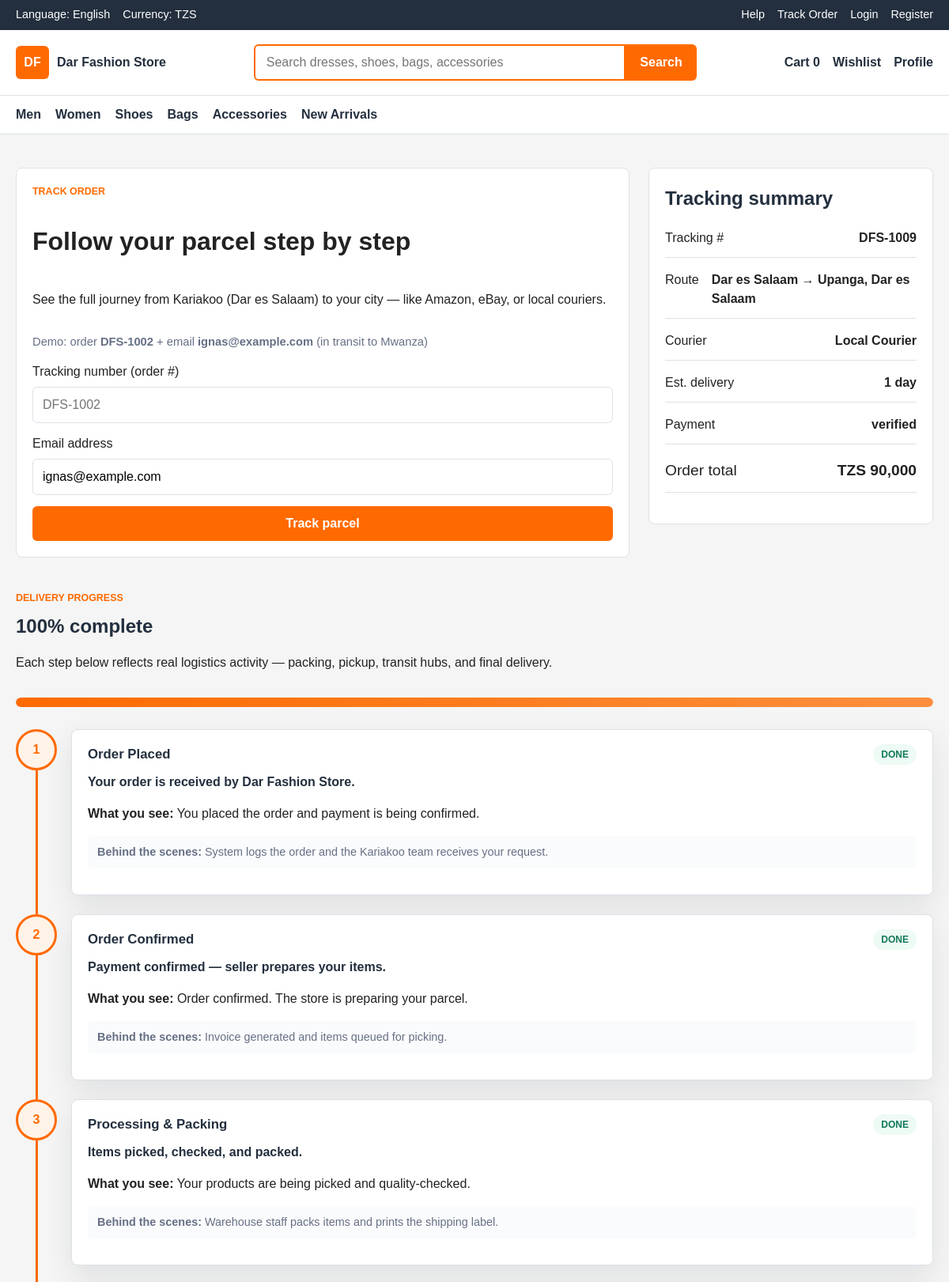
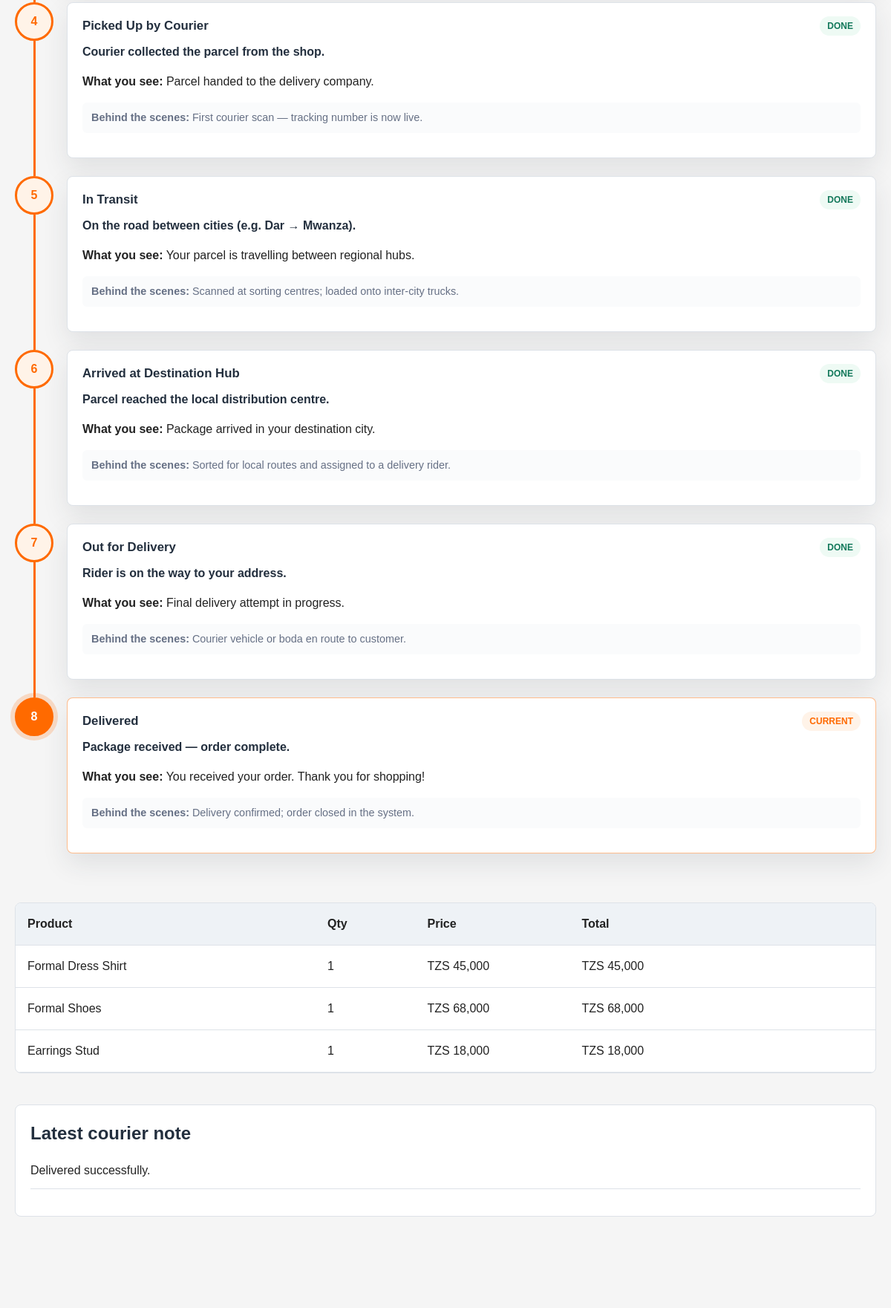
Page /track-order.php?email=ignas@example.com (upper part) on the committed database (2 pictures, top to bottom).
### tables this page shows
CREATE TABLE orders (
    id INT UNSIGNED AUTO_INCREMENT PRIMARY KEY,
    order_number VARCHAR(40) NOT NULL UNIQUE,
    user_id INT UNSIGNED,
    customer_name VARCHAR(120) NOT NULL,
    customer_email VARCHAR(160) NOT NULL,
    customer_phone VARCHAR(30) NOT NULL,
    shipping_address TEXT NOT NULL,
    subtotal DECIMAL(10,2) NOT NULL DEFAULT 0.00,
    delivery_fee DECIMAL(10,2) NOT NULL DEFAULT 0.00,
    total DECIMAL(10,2) NOT NULL,
    status ENUM('pending', 'confirmed', 'processing', 'shipped', 'in_transit', 'out_for_delivery', 'delivered', 'cancelled') NOT NULL DEFAULT 'pending',
    delivery_company VARCHAR(120),
    delivery_notes TEXT,
    estimated_delivery_days INT UNSIGNED NOT NULL DEFAULT 1,
    created_at TIMESTAMP NOT NULL DEFAULT CURRENT_TIMESTAMP,
    updated_at TIMESTAMP NOT NULL DEFAULT CURRENT_TIMESTAMP ON UPDATE CURRENT_TIMESTAMP,
    CONSTRAINT fk_orders_user
        FOREIGN KEY (user_id) REFERENCES users(id)
        ON UPDATE CASCADE
        ON DELETE SET NULL,
    INDEX idx_orders_user (user_id),
    INDEX idx_orders_status (status),
    INDEX idx_orders_created_at (created_at)
);

CREATE TABLE payments (
    id INT UNSIGNED AUTO_INCREMENT PRIMARY KEY,
    order_id INT UNSIGNED NOT NULL,
    method ENUM('mobile_money', 'card_demo', 'cash_on_delivery') NOT NULL,
    amount DECIMAL(10,2) NOT NULL,
    payment_status ENUM('pending', 'verified', 'failed', 'refunded') NOT NULL DEFAULT 'pending',
    transaction_ref VARCHAR(120),
    provider_response TEXT,
    paid_at TIMESTAMP NULL,
    created_at TIMESTAMP NOT NULL DEFAULT CURRENT_TIMESTAMP,
    CONSTRAINT fk_payments_order
        FOREIGN KEY (order_id) REFERENCES orders(id)
        ON UPDATE CASCADE
        ON DELETE CASCADE,
    INDEX idx_payments_order (order_id),
    INDEX idx_payments_status (payment_status)
);

CREATE TABLE order_items (
    id INT UNSIGNED AUTO_INCREMENT PRIMARY KEY,
    order_id INT UNSIGNED NOT NULL,
    product_id INT UNSIGNED,
    product_name VARCHAR(180) NOT NULL,
    quantity INT UNSIGNED NOT NULL,
    price DECIMAL(10,2) NOT NULL,
    line_total DECIMAL(10,2) NOT NULL,
    created_at TIMESTAMP NOT NULL DEFAULT CURRENT_TIMESTAMP,
    CONSTRAINT fk_order_items_order
        FOREIGN KEY (order_id) REFERENCES orders(id)
        ON UPDATE CASCADE
        ON DELETE CASCADE,
    CONSTRAINT fk_order_items_product
        FOREIGN KEY (product_id) REFERENCES products(id)
        ON UPDATE CASCADE
        ON DELETE SET NULL,
    INDEX idx_order_items_order (order_id),
    INDEX idx_order_items_product (product_id)
);

### app/models/OrderTracking.php (called while the page is built, shortened)
<?php
class OrderTracking {
    private $conn;
    public function __construct($db) {
        $this->conn = $db;
    }
    public function tableExists() {
        try {
            $this->conn->query("SELECT 1 FROM order_tracking_events LIMIT 1");
            return true;
        } catch (Throwable $e) {
            return false;
        }
    }
    public function getEvents($orderId) {
        if (!$this->tableExists()) {
            return [];
        }
        $stmt = $this->conn->prepare("
            SELECT * FROM order_tracking_events
            WHERE order_id = ?
            ORDER BY event_at ASC, id ASC
        ");
        $stmt->execute([$orderId]);
        return $stmt->fetchAll(PDO::FETCH_ASSOC);
    }
    public function buildTimeline(array $order) {
        $steps = self::journeySteps();
        $events = $this->getEvents((int) $order['id']);
        $eventsByCode = [];
        $status = $order['status'] ?? 'pending';
        $maxComplete = $this->maxCompletedStepIndex($status, $eventsByCode);
        $timeline = [];
        foreach ($steps as $step) {
            $index = $this->stepLogicalIndex($step['code']);
            $event = $eventsByCode[$step['code']] ?? null;
            if ($index < $maxComplete) {
                $state = 'done';
            } elseif ($index === $maxComplete) {
                $state = 'current';
            } else {
                $state = 'upcoming';
            }
            $timeline[] = [
                'step' => $step,
                'event' => $event,
                'state' => $state,
            ];
        }
        $progress = $status === 'delivered'
            ? 100
            : (int) round(($maxComplete / max(count($steps) - 1, 1)) * 100);
        return [
            'steps' => $timeline,
            'progress' => min(100, max($progress, 5)),
            'cancelled' => false,
            'events' => $events,
        ];
    }
    private function stepLogicalIndex($code) {
        $indices = [
            'pending' => 0,
            'confirmed' => 1,
            'processing' => 2,
            'picked_up' => 3,
            'in_transit' => 4,
            'arrived_at_hub' => 5,
            'out_for_delivery' => 6,
            'delivered' => 7,
        ];
        return $indices[$code] ?? 0;
    }
    private function maxCompletedStepIndex($status, array $eventsByCode) {
        $map = [
            'pending' => 0,
            'confirmed' => 1,
            'processing' => 2,
            'shipped' => 3,
            'in_transit' => 4,
            'out_for_delivery' => 6,
            'delivered' => 7,
        ];
        $index = $map[$status] ?? 0;
        return $index;
    }
}

### public/track-order.php (the view, shortened to what this page needs)
<?php
require_once __DIR__ . '/../app/models/OrderTracking.php';
include __DIR__ . '/../app/includes/header.php';
$database = new Database();
$conn = $database->connect();
$orderNumber = strtoupper(trim($_GET['order_number'] ?? ''));
$email = trim($_GET['email'] ?? '');
$order = null;
$items = [];
$payment = null;
$timeline = ['steps' => [], 'progress' => 0, 'cancelled' => false, 'events' => []];
if (($orderNumber !== '' || $email !== '') && $conn) {
    $sql = "SELECT * FROM orders WHERE 1=1";
    $params = [];
    if ($email !== '') {
        $sql .= " AND customer_email = ?";
        $params[] = $email;
    }
    $sql .= " ORDER BY created_at DESC LIMIT 1";
    $stmt = $conn->prepare($sql);
    $stmt->execute($params);
    $order = $stmt->fetch(PDO::FETCH_ASSOC);
    if ($order) {
        $stmt = $conn->prepare("SELECT * FROM order_items WHERE order_id = ?");
        $stmt->execute([$order['id']]);
        $items = $stmt->fetchAll(PDO::FETCH_ASSOC);
        $stmt = $conn->prepare("SELECT * FROM payments WHERE order_id = ? LIMIT 1");
        $stmt->execute([$order['id']]);
        $payment = $stmt->fetch(PDO::FETCH_ASSOC);
        $tracking = new OrderTracking($conn);
        $timeline = $tracking->buildTimeline($order);
    } else {
        $error = 'No order found. Check the order number and email address.';
    }
}
$etaDays = $order ? (int) ($order['estimated_delivery_days'] ?? 3) : 3;
$etaLabel = $etaDays <= 1 ? '1 day' : ($etaDays . '–' . ($etaDays + 2) . ' days');
?>
<main class="section">
    <div class="container checkout-layout">
        <form class="checkout-form" method="get">
            <p class="section-kicker">Track order</p>
            <h1>Follow your parcel step by step</h1>
            <p>See the full journey from Kariakoo (Dar es Salaam) to your city — like Amazon, eBay, or local couriers.</p>
            <p class="form-hint">Demo: order <strong>DFS-1002</strong> + email <strong>ignas@example.com</strong> (in transit to Mwanza)</p>
            <label>Tracking number (order #)<input name="order_number" value="<?php echo htmlspecialchars($orderNumber); ?>" placeholder="DFS-1002"></label>
            <label>Email address<input type="email" name="email" value="<?php echo htmlspecialchars($email); ?>" placeholder="you@example.com"></label>
            <button class="button button--primary" type="submit">Track parcel</button>
        </form>
        <aside class="summary-panel">
            <h2>Tracking summary</h2>
            <?php if ($order): ?>
                <p><span>Tracking #</span><strong><?php echo htmlspecialchars($order['order_number']); ?></strong></p>
                <p><span>Route</span><strong>Dar es Salaam → <?php echo htmlspecialchars($order['shipping_address']); ?></strong></p>
                <p><span>Courier</span><strong><?php echo htmlspecialchars($order['delivery_company'] ?? 'Assigning courier…'); ?></strong></p>
                <p><span>Est. delivery</span><strong><?php echo htmlspecialchars($etaLabel); ?></strong></p>
                <p><span>Payment</span><strong><?php echo htmlspecialchars($payment['payment_status'] ?? 'pending'); ?></strong></p>
                <p class="summary-total"><span>Order total</span><strong>TZS <?php echo number_format((float) $order['total'], 0); ?></strong></p>
            <?php else: ?>
                <p>Enter your tracking number and email to see live progress.</p>
            <?php endif; ?>
        </aside>
    </div>
    <?php if ($order && !$timeline['cancelled']): ?>
        <section class="container section">
            <div class="tracking-hero">
                <div>
                    <p class="section-kicker">Delivery progress</p>
                    <h2><?php echo (int) $timeline['progress']; ?>% complete</h2>
                    <p>Each step below reflects real logistics activity — packing, pickup, transit hubs, and final delivery.</p>
                </div>
                <div class="tracking-progress-bar" aria-hidden="true">
                    <span style="width: <?php echo (int) $timeline['progress']; ?>%;"></span>
                </div>
            </div>
            <ol class="delivery-timeline">
                <?php foreach ($timeline['steps'] as $item):
                    $step = $item['step'];
                    $event = $item['event'];
                    $state = $item['state'];
                ?>
                    <li class="delivery-timeline__item delivery-timeline__item--<?php echo htmlspecialchars($state); ?>">
                        <div class="delivery-timeline__marker"><?php echo htmlspecialchars($step['icon']); ?></div>
                        <article class="delivery-timeline__card">
                            <div class="delivery-timeline__head">
                                <h3><?php echo htmlspecialchars($step['label']); ?></h3>
                                <span class="delivery-timeline__badge"><?php echo htmlspecialchars(ucfirst($state)); ?></span>
                            </div>
                            <p class="delivery-timeline__summary"><?php echo htmlspecialchars($step['summary']); ?></p>
                            <p><strong>What you see:</strong> <?php echo htmlspecialchars($event['description'] ?? $step['customer']); ?></p>
                            <p class="delivery-timeline__activity"><strong>Behind the scenes:</strong> <?php echo htmlspecialchars($event['activity_note'] ?? $step['activity']); ?></p>
                        </article>
                    </li>
                <?php endforeach; ?>
            </ol>
        </section>
        <section class="container cart-table">
            <div class="cart-row cart-row--head"><span>Product</span><span>Qty</span><span>Price</span><span>Total</span></div>
            <?php foreach ($items as $item): ?>
                <div class="cart-row">
                    <span><?php echo htmlspecialchars($item['product_name']); ?></span>
                    <span><?php echo (int) $item['quantity']; ?></span>
                    <span>TZS <?php echo number_format((float) $item['price'], 0); ?></span>
                    <span>TZS <?php echo number_format((float) $item['line_total'], 0); ?></span>
                </div>
            <?php endforeach; ?>
        </section>
        <?php if (!empty($order['delivery_notes'])): ?>
            <section class="container section">
                <div class="summary-panel">
                    <h2>Latest courier note</h2>
                    <p><?php echo htmlspecialchars($order['delivery_notes']); ?></p>
                </div>
            </section>
        <?php endif; ?>
    <?php elseif ($order && $timeline['cancelled']): ?>
        <section class="container section">
            <p class="alert alert--error">This order was cancelled.</p>
        </section>
    <?php endif; ?>
</main>
<?php include __DIR__ . '/../app/includes/footer.php'; ?>

### rows in the picture
orders: order_number "DFS-1009", shipping_address "Upanga, Dar es Salaam", delivery_company "Local Courier", estimated_delivery_days "1 day", total "90,000", delivery_notes "Delivered successfully."
payments: payment_status "verified"
order_items: product_name "Formal Dress Shirt", quantity "1", price "45,000", line_total "45,000"
order_items: product_name "Formal Shoes", quantity "1", price "68,000", line_total "68,000"
order_items: product_name "Earrings Stud", quantity "1", price "18,000", line_total "18,000"

### other values in the picture
$cartCount "0"
$timeline['progress'] "100"
$step['icon'] "1"
$step['label'] "Order Placed"
$state "DONE"
$step['summary'] "Your order is received by Dar Fashion Store."
$event['description'] "You placed the order and payment is being confirmed."
$event['activity_note'] "System logs the order and the Kariakoo team receives your request."
$step['icon'] "2"
$step['label'] "Order Confirmed"
$step['summary'] "Payment confirmed — seller prepares your items."
$event['description'] "Order confirmed. The store is preparing your parcel."
$event['activity_note'] "Invoice generated and items queued for picking."
$step['icon'] "3"
$step['label'] "Processing & Packing"
